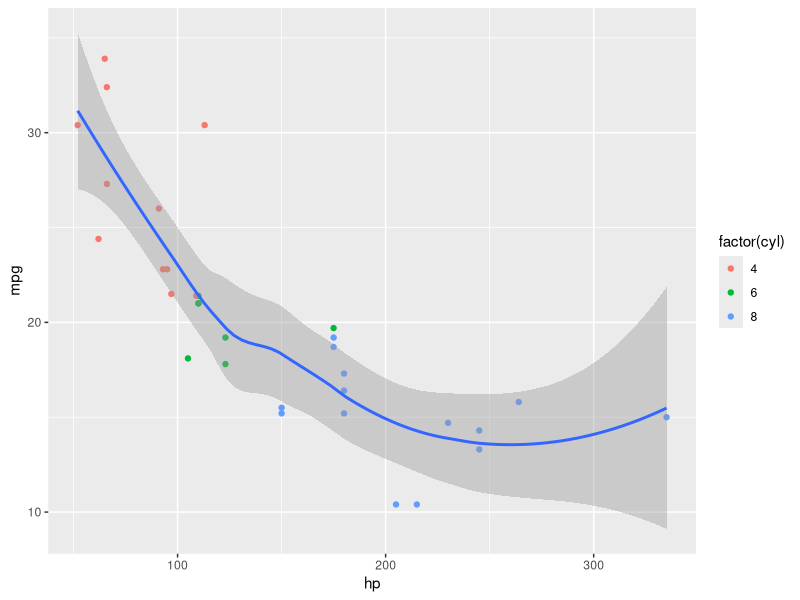

This chart was generated by the following R code:
## ---- chunk 1
#| code-fold: false
#| message: false

library(tidyverse)

mtcars <- as_tibble(datasets::mtcars)

ggplot(mtcars, aes(x = hp, y = mpg)) +
  geom_point(aes(color = factor(cyl))) +
  geom_smooth()
